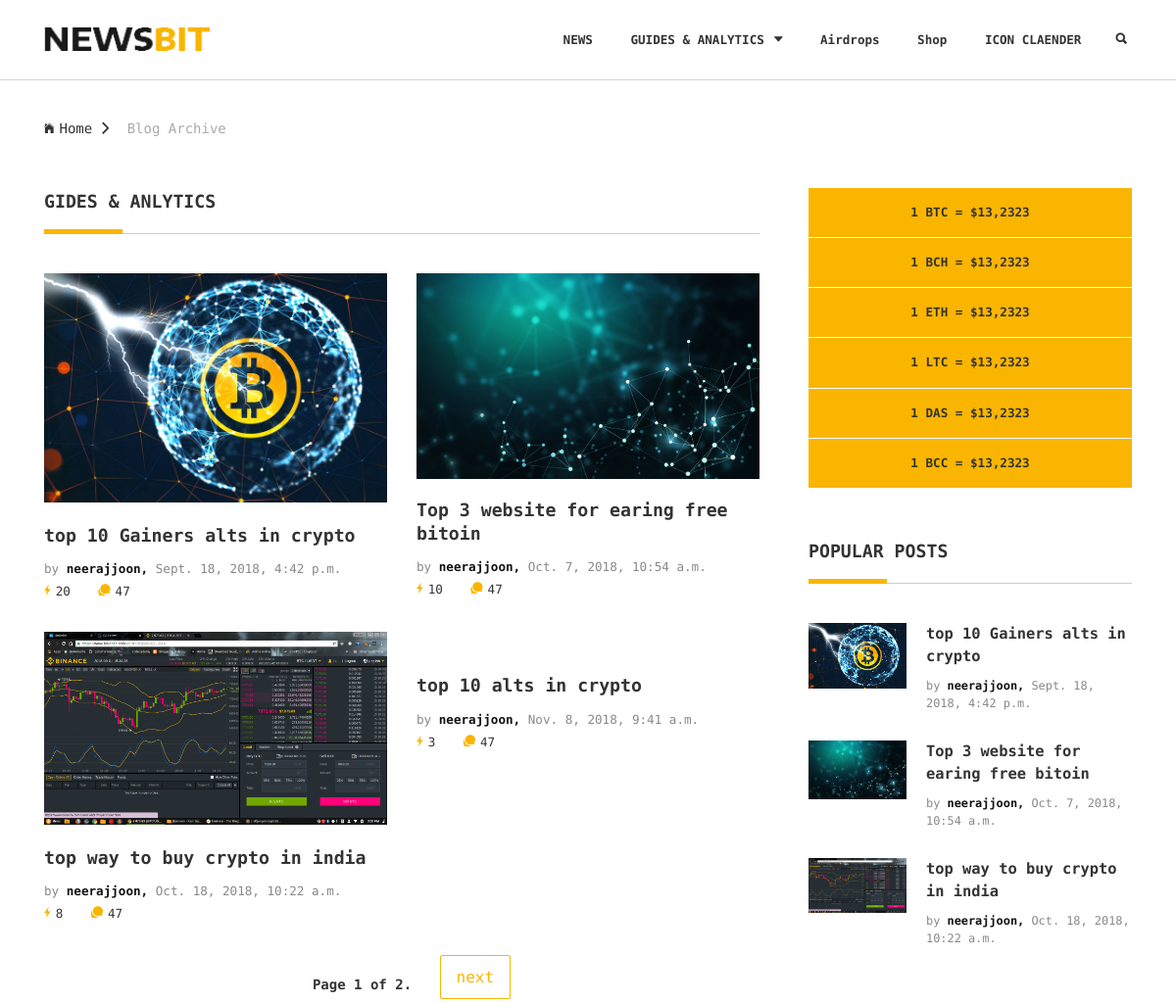
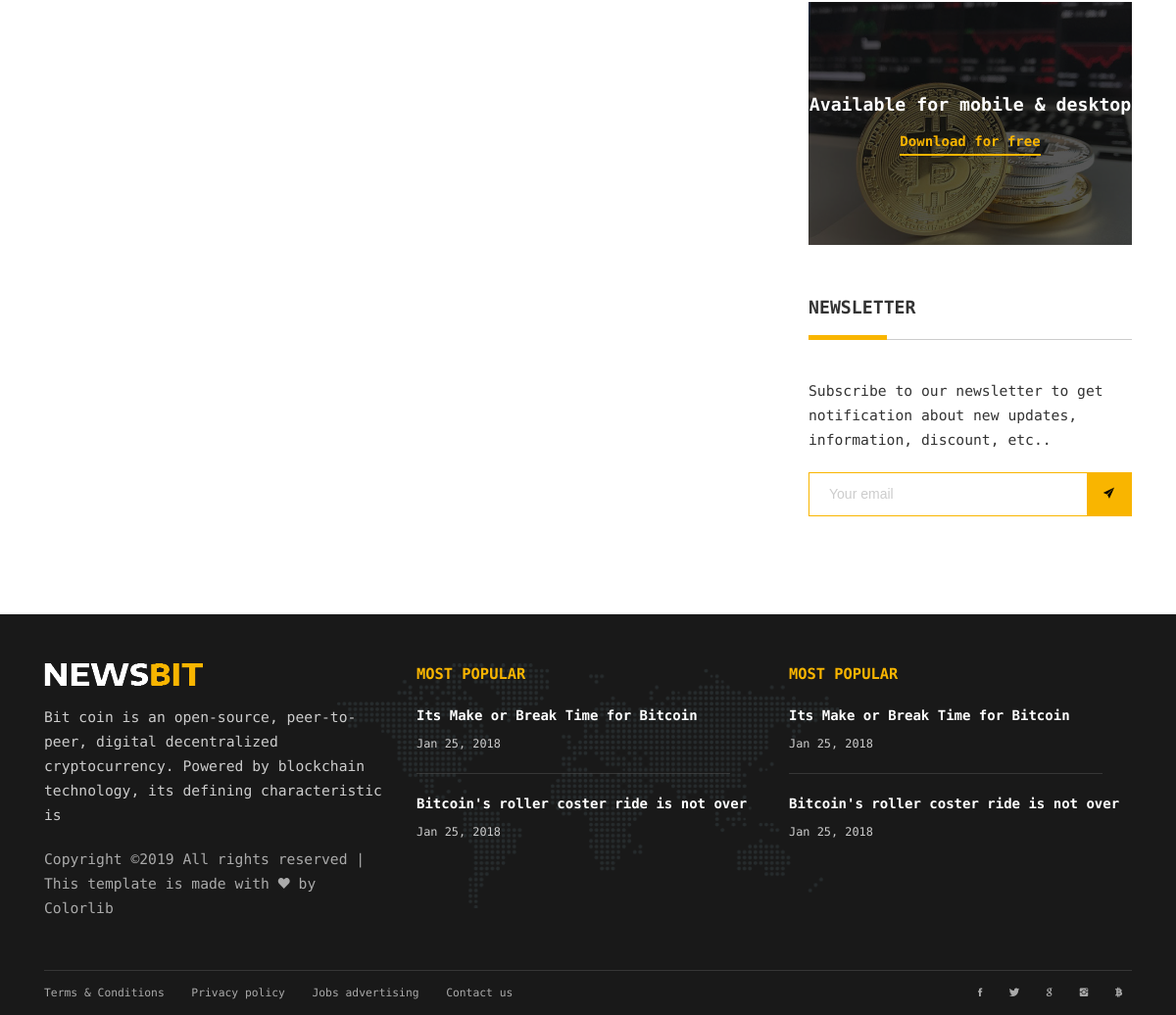
Screenshot of /blogs with the database file from the repository (2 pictures, top to bottom).
### blog/models.py (models this page shows)
class Blog(models.Model):
	author = models.ForeignKey(User)
	title = models.CharField(max_length=120)
	content = RichTextUploadingField()
	box_image = models.ImageField(upload_to="Blog/",blank=True,null=True)
	published_on = models.DateTimeField(default=datetime.now,blank=True,null=True, editable=False)
	blog_views = models.IntegerField(default=0)
	slug = models.SlugField(max_length=255, null=True, blank=True, editable=False)
	def save(self, *args, **kwargs):
	   	self.slug = slugify(self.title)
		super(Blog, self).save(*args, **kwargs)
	def __unicode__(self):
		return self.title

### website/views.py (the view)
# urls.py: url(r'blogs', views.blogs ),
def blogs(request):
	crypt = Dashconf.objects.get()
	contact_list = Blog.objects.all()
	pop_list = Blog.objects.all().order_by('-blog_views')
	pop = contact_list[:3]
	paginator = Paginator(contact_list, 4) # Show 25 contacts per page
	page = request.GET.get('page')
	try:
    		blogs = paginator.page(page)
	except PageNotAnInteger:
    		blogs = paginator.page(1)
	except EmptyPage:
    		blogs = paginator.page(paginator.num_pages)
	return render(request, "dashbord/blogs.html", {"crypto": crypt, "blog": blogs, 'popular': pop})

### website/templates/dashbord/blogs.html (shortened to what this page needs)
{% extends 'dashbord/blog_base.html' %}
{% block content %}
{% load static %}
	<section class="ptb-0">
		<div class="mb-30 brdr-ash-1 opacty-5"></div>
		<div class="container">
			<a class="mt-10" href="/"><i class="mr-5 ion-ios-home"></i>Home<i class="mlr-10 ion-chevron-right"></i></a>
			<a class="mt-10 color-ash" href="#">Blog Archive</a>
		</div>
	</section>
	<section>
		<div class="container">
			<div class="row">
				<div class="col-md-12 col-lg-8">
					<h4 class="p-title"><b>GIDES & ANLYTICS</b></h4>
					<div class="row">
						{% for i  in blog %}
						<div class="col-sm-6">
							<img src="{{i.box_image.url}}" alt="">
							<h4 class="pt-20"><a href="/blog/{{i.slug}}"><b>{{i.title}}</b></a></h4>
							<ul class="list-li-mr-20 pt-10 mb-30">
								<li class="color-lite-black">by <a href="#" class="color-black"><b>{{i.author}},</b></a>
								{{i.published_on}}</li>
								<li><i class="color-primary mr-5 font-12 ion-ios-bolt"></i>{{i.blog_views}}</li>
								<li><i class="color-primary mr-5 font-12 ion-chatbubbles"></i>47</li>
							</ul>
						</div>
						{% endfor %}
					</div>
					<div class="pagination ">
					    <span class="step-links">
					        <span class="current">
					          <b> Page {{ blog.number }} of {{ blog.paginator.num_pages }}. </b>
					        </span>
					        {% if blog.has_next %}
					            <a class="btn btn-brdr-primary mb-3" href="?page={{ blog.next_page_number }}">next</a>
					        {% endif %}
					    </span>
					</div>
				</div>
				{% endblock %}

### website/templates/dashbord/blog_base.html (shortened to what this page needs)
<!DOCTYPE HTML>
<html lang="en">
{% load static %}
<head>
	<link href="{% static 'blog/plugin-frameworks/bootstrap.css' %}" rel="stylesheet">
	<link href="{% static 'blog/fonts/ionicons.css' %}" rel="stylesheet">
	<link href="{% static 'blog/common/styles.css' %}" rel="stylesheet">
</head>
<body>
	<header>
		<div class="container">
			<a class="logo" href="index.html"><img src="{% static 'blog/images/logo-black.png' %}" alt="Logo"></a>
			<a class="right-area src-btn" href="#" >
				<i class="active src-icn ion-search"></i>
			</a>
			<ul class="main-menu" id="main-menu">
				<li><a href="02_archive-page.html">NEWS</a></li>
				<li class="drop-down"><a href="03_single-post.html">GUIDES & ANALYTICS<i class="ion-arrow-down-b"></i></a>
				</li>
				<li><a href="/Airdrops">Airdrops</a></li>
				<li><a href="/Shop">Shop</a></li>
				<li><a href="06_contact-us.html">ICON CLAENDER</a></li>
			</ul>
			<div class="clearfix"></div>
		</div>
	</header>
	{% block content %}
	{% endblock %}
				<div class="col-md-6 col-lg-4">
					<div class="pl-20 pl-md-0">
						<ul class="list-block list-li-ptb-15 list-btm-border-white bg-primary text-center">
							<li><b>1 BTC = $13,2323</b></li>
							<li><b>1 BCH = $13,2323</b></li>
							<li><b>1 ETH = $13,2323</b></li>
							<li><b>1 LTC = $13,2323</b></li>
							<li><b>1 DAS = $13,2323</b></li>
							<li><b>1 BCC = $13,2323</b></li>
						</ul>
						<div class="mtb-50">
							<h4 class="p-title"><b>POPULAR POSTS</b></h4>
							{% for i in popular %}
							<a class="oflow-hidden pos-relative mb-20 dplay-block" href="#">
								<div class="wh-100x abs-tlr"><img src="{{i.box_image.url}}"" alt=""></div>
								<div class="ml-120 min-h-100x">
									<h5 href="/blog/{{i.slug}}"><b>{{i.title}}</b></h5>
									<h6 class="color-lite-black pt-10">by <span class="color-black"><b>{{i.author}},</b></span> {{i.published_on}}</h6>
								</div>
							</a>
							{% endfor %}
						</div>
						<div class="mtb-50 pos-relative">
							<img src="images/banner-1-600x450.jpg" alt="">
							<div class="abs-tblr bg-layer-7 text-center color-white">
								<div class="dplay-tbl">
									<div class="dplay-tbl-cell">
										<h4><b>Available for mobile & desktop</b></h4>
										<a class="mt-15 color-primary link-brdr-btm-primary" href="#"><b>Download for free</b></a>
									</div>
								</div>
							</div>
						</div>
						<div class="mtb-50 mb-md-0">
							<h4 class="p-title"><b>NEWSLETTER</b></h4>
							<p class="mb-20">Subscribe to our newsletter to get notification about new updates,
								information, discount, etc..</p>
							<form class="nwsltr-primary-1">
								<input type="text" placeholder="Your email"/>
								<button type="submit"><i class="ion-ios-paperplane"></i></button>
							</form>
						</div>
					</div>
				</div>
			</div>
		</div>
	</section>
	<footer class="bg-191 color-ccc">
		<div class="container">
			<div class="pt-50 pb-20 pos-relative">
				<div class="abs-tblr pt-50 z--1 text-center">
					<div class="h-80 pos-relative"><img class="opacty-1 h-100 w-auto" src="images/map.png" alt=""></div>
				</div>
				<div class="row">
					<div class="col-sm-4">
						<div class="mb-30">
							<a href="#"><img src="images/logo-white.png"></a>
							<p class="mtb-20 color-ccc">Bit coin is an open-source, peer-to-peer, digital decentralized cryptocurrency.
							Powered by blockchain technology, its defining characteristic is</p>
							<p class="color-ash">
Copyright &copy;<script>document.write(new Date().getFullYear());</script> All rights reserved | This template is made with <i class="ion-heart" aria-hidden="true"></i> by <a href="https://colorlib.com" target="_blank">Colorlib</a>
</p>
						</div>
					</div>
					<div class="col-sm-4">
						<div class="mb-30">
							<h5 class="color-primary mb-20"><b>MOST POPULAR</b></h5>
							<div class="mb-20">
								<a class="color-white" href="#"><b>Its Make or Break Time for Bitcoin</b></a>
								<h6 class="mt-10">Jan 25, 2018</h6>
							</div>
							<div class="brdr-ash-1 opacty-2 mr-30"></div>
							<div class="mt-20">
								<a class="color-white" href="#"><b>Bitcoin's roller coster ride is not over</b></a>
								<h6 class="mt-10">Jan 25, 2018</h6>
							</div>
						</div>
					</div>
					<div class="col-sm-4">
						<div class="mb-30">
							<h5 class="color-primary mb-20"><b>MOST POPULAR</b></h5>
							<div class="mb-20">
								<a class="color-white" href="#"><b>Its Make or Break Time for Bitcoin</b></a>
								<h6 class="mt-10">Jan 25, 2018</h6>
							</div>
							<div class="brdr-ash-1 opacty-2 mr-30"></div>
							<div class="mt-20">
								<a class="color-white" href="#"><b>Bitcoin's roller coster ride is not over</b></a>
								<h6 class="mt-10">Jan 25, 2018</h6>
							</div>
						</div>
					</div>
				</div>
			</div>
			<div class="brdr-ash-1 opacty-2"></div>
			<div class="oflow-hidden color-ash font-9 text-sm-center ptb-sm-5">
				<ul class="float-left float-sm-none list-a-plr-10 list-a-plr-sm-5 list-a-ptb-15 list-a-ptb-sm-10">
					<li><a class="pl-0 pl-sm-10" href="#">Terms & Conditions</a></li>
					<li><a href="#">Privacy policy</a></li>
					<li><a href="#">Jobs advertising</a></li>
					<li><a href="#">Contact us</a></li>
				</ul>
				<ul class="float-right float-sm-none list-a-plr-10 list-a-plr-sm-5 list-a-ptb-15 list-a-ptb-sm-5">
					<li><a class="pl-0 pl-sm-10" href="#"><i class="ion-social-facebook"></i></a></li>
					<li><a href="#"><i class="ion-social-twitter"></i></a></li>
					<li><a href="#"><i class="ion-social-google"></i></a></li>
					<li><a href="#"><i class="ion-social-instagram"></i></a></li>
					<li><a href="#"><i class="ion-social-bitcoin"></i></a></li>
				</ul>
			</div>
		</div>
	</footer>
</body>
</html>

### website/templates/dashbord/blog_base.html (style rules this page uses)
span.step-links { margin: auto; }
a.btn.btn-brdr-primary.mb-3 { padding-top: inherit; }
span.current { padding: 20px; }

### rows the page displays
Blog: box_image (picture), title "top 10 Gainers alts in crypto", author "neerajjoon", published_on "Sept. 18, 2018, 4:42 p.m.", blog_views "20"
Blog: box_image (picture), title "Top 3 website for earing free bitoin", author "neerajjoon", published_on "Oct. 7, 2018, 10:54 a.m.", blog_views "10"
Blog: box_image (picture), title "top way to buy crypto in india", author "neerajjoon", published_on "Oct. 18, 2018, 10:22 a.m.", blog_views "8"
Blog: title "top 10 alts in crypto", author "neerajjoon", published_on "Nov. 8, 2018, 9:41 a.m.", blog_views "3"

### other values shown
{{ blog.number }} "1"
{{ blog.paginator.num_pages }} "2"
